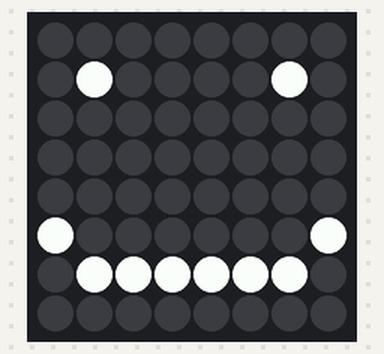
Recording of a program running on a simulated Raspberry Pi (BCM pin numbers) with a Sense HAT. On the bench: the Sense HAT's 8×8 RGB LED matrix. At 0.0 s the program stops and its outputs stay as they are.

Above: at 0.1 s.

The program:

face.py
```python
from sense_hat import SenseHat
sense = SenseHat()

# Here are the eyes.
sense.set_pixel(1, 1, [255, 255, 255])
sense.set_pixel(6, 1, [255, 255, 255])

# Here is the smile.
sense.set_pixel(0, 5, [255, 255, 255])
sense.set_pixel(1, 6, [255, 255, 255])
sense.set_pixel(2, 6, [255, 255, 255])
sense.set_pixel(3, 6, [255, 255, 255])
sense.set_pixel(4, 6, [255, 255, 255])
sense.set_pixel(5, 6, [255, 255, 255])
sense.set_pixel(6, 6, [255, 255, 255])
sense.set_pixel(7, 5, [255, 255, 255])
```
